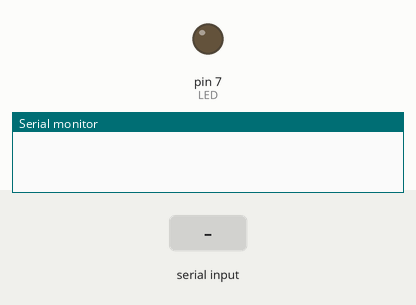
A sketch run on a simulated Arduino Uno, built with avr-gcc and run on an emulated ATmega328P. Shown: output pins drawn as LEDs (lit = HIGH), the last lines printed to the serial monitor. Inputs (shaded band) come from the test bench.

Above: at 1.2 s.
1.3 s: "func1\n" received over the second serial link
At 1.8 s:
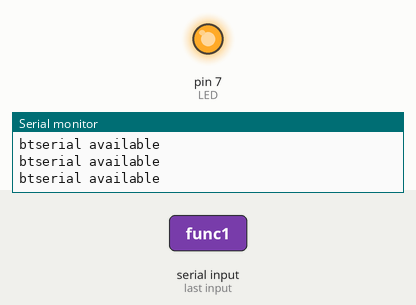
4.3 s: "func0\n" received over the second serial link
At 5.3 s:
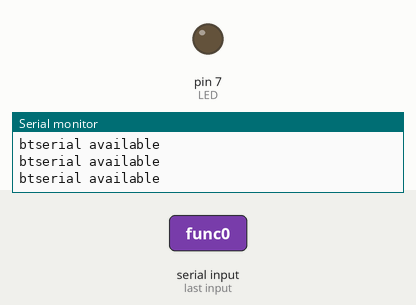
5.8 s: "1" received over the second serial link
At 6.3 s:
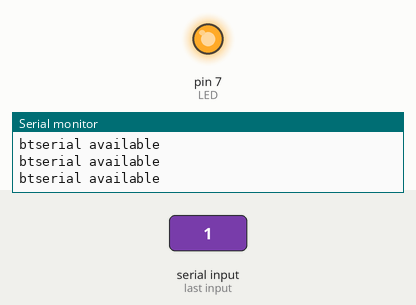
Timing chart, 0 to 8.3 s (numbered marks = the images above; inputs shaded):
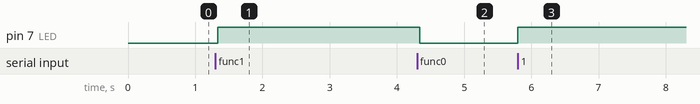

The sketch:

hc05.ino
```cpp
//WARNING: DO NOT USE PIN 0 and 1 (Tx/Rx) on ARDUINO UNO!!!!
//WARNING: DO NOT USE SINGLE QUOTES WHEN DEBUGGING WITH SERIAL.PRINT!!

// wiring:
// https://github.com/rwaldron/johnny-five/wiki/Getting-Started-with-Johnny-Five-and-HC-05-Bluetooth-Serial-Port-Module

// 5V -> VCC
// GND -> GND
// 10 -> TX
// 11 -> RX

// HC06 red light flashes fast when: ?
//

#include <SoftwareSerial.h>

SoftwareSerial BTSerial(10, 11);
int LED = 7;


void function0()
{
//  Serial.println("func0");
  digitalWrite(LED, LOW);
}
void function1()
{
//  Serial.println("func1");
  digitalWrite(LED, HIGH);
}


void setup() {
  Serial.begin(9600);
  BTSerial.begin(9600);
  pinMode(LED, OUTPUT);
  digitalWrite(LED, LOW);

}

void loop() {


   // We (Arduino) send a signal to Android
   // open Serial Monitor (ctrl+shift+M) and enter arbitrary text via keyboard, click Send
   char c;
   if (Serial.available()) {
     c = Serial.read();
     Serial.println(c);             // Write the character to the Serial Monitor
     BTSerial.write (c);           // Write the character to Bluetooth (aka Android)
   }

  // Android sends a signal to us (Arduino)
  if (BTSerial.available()) {
  Serial.println("btserial available");
    char in = BTSerial.read();
    if(in == '0') {
      function0();
    }
    if(in == '1') {
      function1();
    }
  }

//  delay(50);
}
```

Measured:
- after the input at 1.3 s, pin 7 (LED): LOW → HIGH at once
- after the input at 4.3 s, pin 7 (LED): HIGH → LOW at once
- after the input at 5.8 s, pin 7 (LED): LOW → HIGH at once
